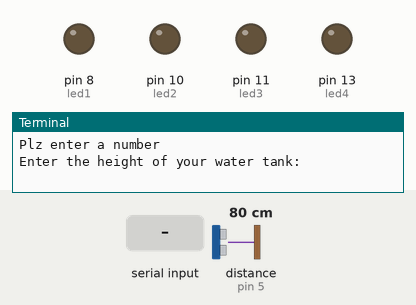
Bench run of a program on a simulated Raspberry Pi (header pin numbers). Shown: output pins drawn as LEDs (lit = HIGH), the last lines printed to the terminal. The inputs (shaded band) are chosen by the test bench; at power-on: distance to the obstacle (sensor on pin 5) 80 cm. The echo pulse lasts 58.3 µs per cm; the clock reads 2024-03-15 10:24:30 at power-on unless the program sets it; pins used as bus, display or sensor lines are not drawn.

Above: at 1.2 s.
1.3 s: "90" typed at the terminal, then Enter
At 3.0 s:
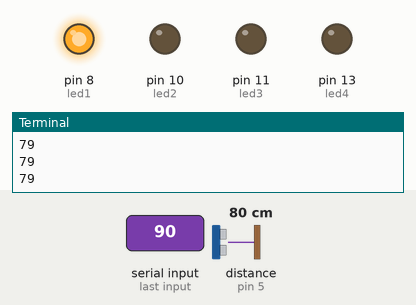
3.3 s: distance to the obstacle (sensor on pin 5) set to 74 cm
4.8 s: distance to the obstacle (sensor on pin 5) set to 66 cm
At 5.1 s:
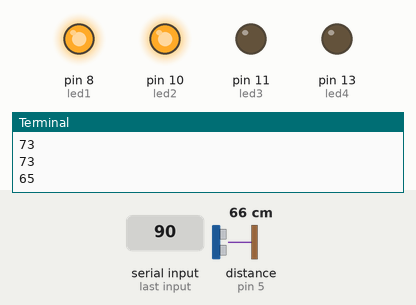
6.3 s: distance to the obstacle (sensor on pin 5) set to 52 cm
7.8 s: distance to the obstacle (sensor on pin 5) set to 43 cm
At 8.2 s:
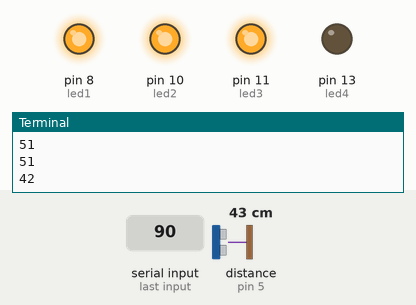
9.3 s: distance to the obstacle (sensor on pin 5) set to 2 cm
At 9.6 s:
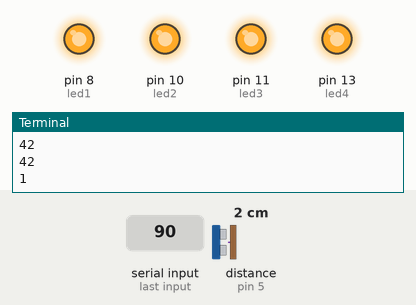
Timing chart, 0 to 11.8 s (numbered marks = the images above; inputs shaded):
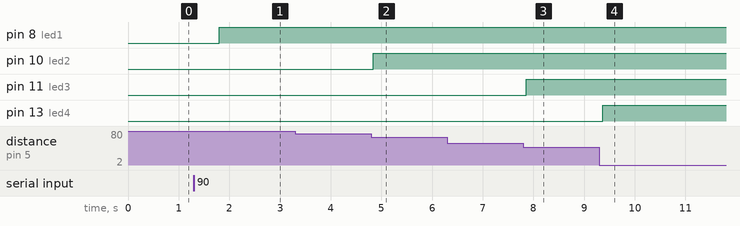

Measured:
- the behaviour switches between 69 and 68 cm on distance to the obstacle (sensor on pin 5) (found by bisection; images 1 and 2)
- the behaviour switches between 47 and 46 cm on distance to the obstacle (sensor on pin 5) (found by bisection; images 2 and 3)
- after the input at 1.3 s, pin 8 (led1): LOW → HIGH after 0.51 s
- after the input at 4.8 s, pin 10 (led2): LOW → HIGH at once
- after the input at 7.8 s, pin 11 (led3): LOW → HIGH after 0.06 s
- after the input at 9.3 s, pin 13 (led4): LOW → HIGH after 0.06 s

The program:

Ultra_sonic.py
```python
import RPi.GPIO as GPIO
import time

desdance = -1

GPIO.setwarnings(False)
GPIO.setmode(GPIO.BOARD)

led1=8
led2=10
led3=11
led4=13

GPIO.setup(led1,GPIO.OUT)
GPIO.setup(led2,GPIO.OUT)
GPIO.setup(led3,GPIO.OUT)
GPIO.setup(led4,GPIO.OUT)

d1=0
d2=0
d3=0
d4=0

trigger = 3
echo = 5

GPIO.setup(trigger,GPIO.OUT)
GPIO.setup(echo,GPIO.IN)

def get_distance():
    GPIO.output(trigger,0)
    time.sleep(0.5)
    GPIO.output(trigger,1)
    time.sleep(0.00001)

    GPIO.output(trigger,0)
    start = time.time()
    while GPIO.input(echo) == 0:
        start = time.time()
    while GPIO.input(echo) == 1:
        stop = time.time()
    elapsed = stop - start
    distance = elapsed * 17150
    return int(distance)

def getDesdance():
    global desdance,d1,d2,d3,d4
    while desdance <= 0:
        print("Plz enter a number")
        try:
            desdance = float(input("Enter the height of your water tank: "))
        except:
            print("!!! enter a valid number between 0 and <><> !!!")

    d1 = desdance/4
    d2 = d1*2
    d3 = d1*3
    d4 = desdance


def led(status1,status2,status3,status4):
    GPIO.output(led1,status1)
    GPIO.output(led2,status2)
    GPIO.output(led3,status3)
    GPIO.output(led4,status4)

getDesdance()
while True:
    distance = get_distance()
    print(distance)
    if distance <= d1:
        led(1,1,1,1)

    elif distance <= d2:
        led(1,1,1,0)

    elif distance <= d3:
        led(1,1,0,0)

    elif distance < d4:
        led(1,0,0,0)

    else:
        led(0,0,0,0)
    
```
